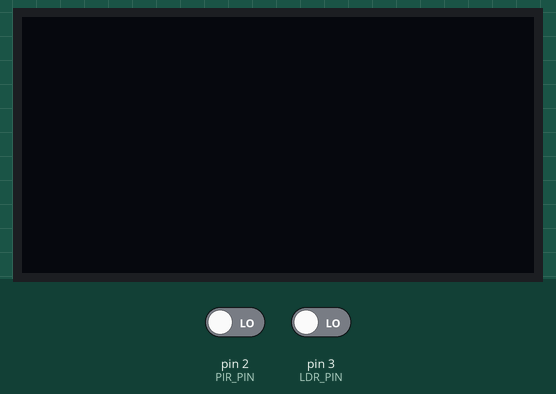
The sketch below on a simulated Arduino Nano, built with avr-gcc and run on an emulated ATmega328P. On the bench: 128×64 one-colour display. Inputs (shaded band) come from the test bench; at power-on: pin 2 (PIR_PIN) LOW, pin 3 (LDR_PIN) LOW. The local clock reads 2024-03-15 10:24:30 at power-on unless the sketch sets it.

Above: at 1.2 s.
1.3 s: pin 2 (PIR_PIN) driven HIGH
At 2.8 s:
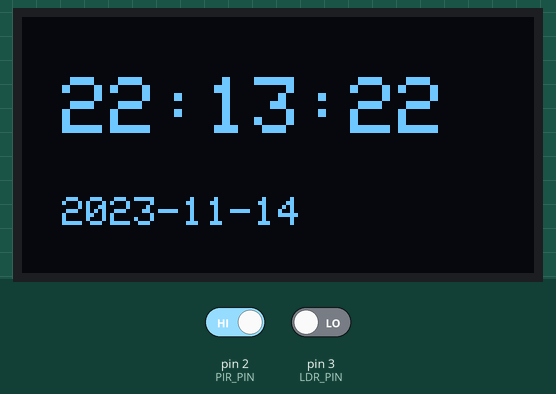
At 3.8 s:
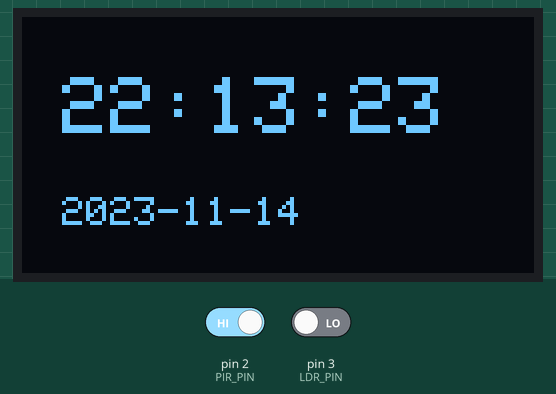
Timing chart, 0 to 5.3 s (numbered marks = the images above; inputs shaded):
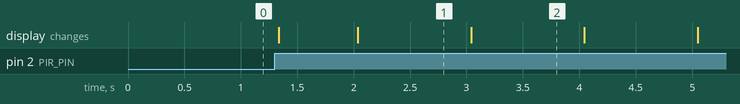

Measured:
- after the input at 1.3 s, the display: first changes at once (image 1 shows a later state)
- what the display in image 1 shows lasts 1.0 s, from 2.0 s to 3.0 s

The sketch:

motion_clock.ino
```cpp
/*
  Motion-Activated Digital Clock with Auto-Brightness
  ----------------------------------------------------
  Hardware: Arduino Nano
    - DS1307 RTC   : SDA -> A4, SCL -> A5, VCC -> 5V, GND -> GND
    - SSD1306 OLED : SDA -> A4, SCL -> A5, VCC -> 5V, GND -> GND  (shared I2C bus)
    - PIR sensor   : OUT -> D2, VCC -> 5V, GND -> GND
    - LDR module   : DO  -> D3, VCC -> 5V, GND -> GND
                      (DO is digital only: bright/dark, not a graded reading,
                       so the display switches between two contrast levels
                       rather than smoothly ramping.)

  Libraries needed (install via Library Manager):
    - RTClib          by Adafruit
    - Adafruit GFX Library
    - Adafruit SSD1306

  Behavior:
    - Display is OFF until the PIR detects motion.
    - On motion, display turns ON and shows the time.
    - Any new motion while on resets the "stay on" timer.
    - After DISPLAY_TIMEOUT_MS with no motion, display turns off again.
    - While on, OLED contrast is continuously adjusted based on the LDR reading
      (brighter room -> higher contrast, darker room -> lower contrast).
*/

#include <Wire.h>
#include <RTClib.h>
#include <Adafruit_GFX.h>
#include <Adafruit_SSD1306.h>

// ---------- Pin assignments ----------
#define PIR_PIN      2
#define LDR_PIN      3

// ---------- Display settings ----------
#define SCREEN_WIDTH  128
#define SCREEN_HEIGHT 64
#define OLED_ADDRESS  0x3C   // common default; try 0x3D if display doesn't init

// ---------- Timing ----------
const unsigned long DISPLAY_TIMEOUT_MS = 30000UL; // stay on 30s after last motion

// ---------- Brightness mapping ----------
// LDR module's DO pin is digital only (HIGH/LOW), so only two contrast
// levels are possible. Most LDR modules output LOW when the room is bright
// and HIGH when dark (comparator trips as light drops) -- if it's the
// opposite on your board, flip INVERT_LDR to true.
const bool INVERT_LDR = false;
const int  DARK_CONTRAST   = 20;   // used when the room is dark
const int  BRIGHT_CONTRAST = 255;  // used when the room is bright

Adafruit_SSD1306 display(SCREEN_WIDTH, SCREEN_HEIGHT, &Wire, -1);
RTC_DS1307 rtc;

unsigned long lastMotionTime = 0;
bool displayIsOn = false;

void setup() {
  Serial.begin(9600);

  pinMode(PIR_PIN, INPUT);
  pinMode(LDR_PIN, INPUT);

  Wire.begin();
  Wire.setClock(400000); // faster I2C (400kHz) speeds up OLED redraws

  if (!rtc.begin()) {
    Serial.println(F("RTC not found. Check wiring."));
    while (1) delay(10);
  }

  if (!rtc.isrunning()) {
    Serial.println(F("RTC not running, setting to compile time."));
    rtc.adjust(DateTime(F(__DATE__), F(__TIME__)));
  }

  // --- ONE-TIME FORCE RESYNC ---
  // Uncomment the line below, upload once, confirm the time is correct,
  // then re-comment it and upload again so it doesn't keep resetting
  // to compile time on every restart.

  rtc.adjust(DateTime(F(__DATE__), F(__TIME__)));

  if (!display.begin(SSD1306_SWITCHCAPVCC, OLED_ADDRESS)) {
    Serial.println(F("OLED not found. Check wiring/address."));
    while (1) delay(10);
  }

  display.clearDisplay();
  display.display();
  turnDisplayOff();
}

void loop() {
  bool motionDetected = digitalRead(PIR_PIN) == HIGH;

  if (motionDetected) {
    lastMotionTime = millis();
    if (!displayIsOn) {
      turnDisplayOn();
    }
  }

  if (displayIsOn) {
    // Timeout check
    if (millis() - lastMotionTime > DISPLAY_TIMEOUT_MS) {
      turnDisplayOff();
    } else {
      updateBrightness();
      showTime();
    }
  }

  delay(20); // small debounce/loop pacing (kept short so the seconds display stays smooth)
}

void turnDisplayOn() {
  displayIsOn = true;
  display.ssd1306_command(SSD1306_DISPLAYON);
}

void turnDisplayOff() {
  displayIsOn = false;
  display.clearDisplay();
  display.display();
  display.ssd1306_command(SSD1306_DISPLAYOFF);
}

void updateBrightness() {
  bool isDark = digitalRead(LDR_PIN) == HIGH;

  if (INVERT_LDR) {
    isDark = !isDark;
  }

  int contrast = isDark ? DARK_CONTRAST : BRIGHT_CONTRAST;

  display.ssd1306_command(SSD1306_SETCONTRAST);
  display.ssd1306_command(contrast);
}

void showTime() {
  DateTime now = rtc.now();

  display.clearDisplay();
  display.setTextSize(2);
  display.setTextColor(SSD1306_WHITE);

  display.setCursor(10, 15);
  printTwoDigits(now.hour());
  display.print(":");
  printTwoDigits(now.minute());
  display.print(":");
  printTwoDigits(now.second());

  display.setTextSize(1);
  display.setCursor(10, 45);
  display.print(now.year());
  display.print("-");
  printTwoDigits(now.month());
  display.print("-");
  printTwoDigits(now.day());

  display.display();
}

void printTwoDigits(int value) {
  if (value < 10) display.print("0");
  display.print(value);
}
```
